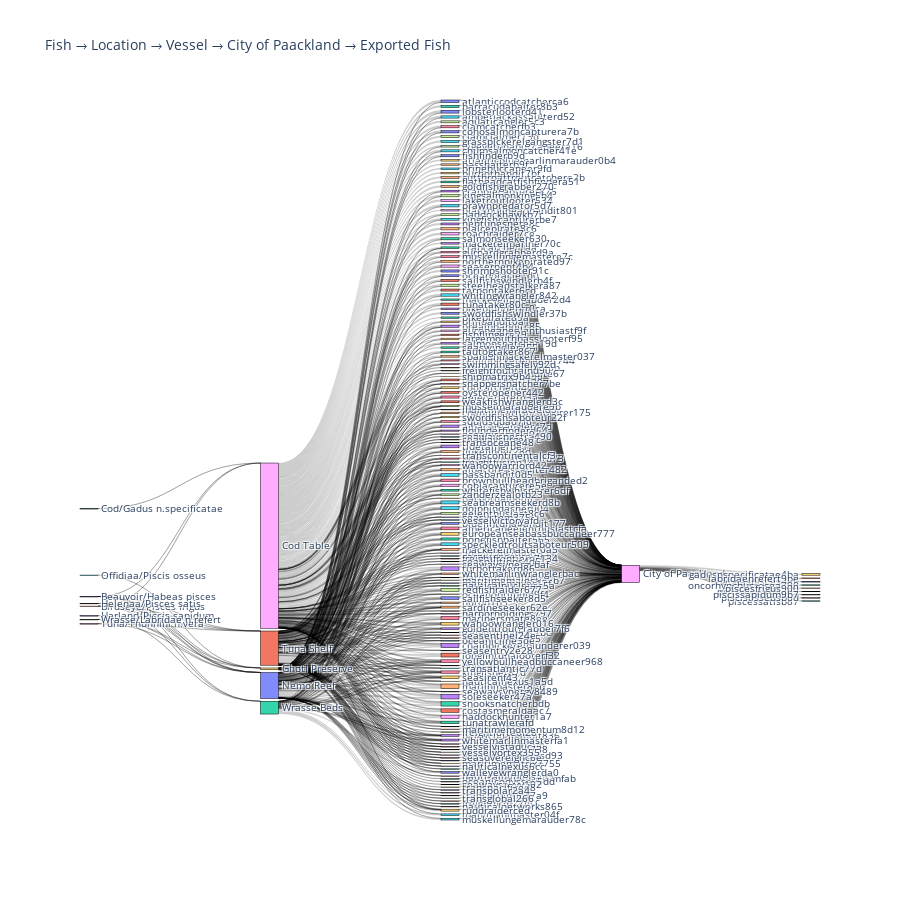

The notebook cell this image was saved under:
### Code cell
selected_city = "City of Paackland"

# --- 1️⃣ FISH → LOCATION ---
links_fish_loc = (
    fish_locations.groupby(['entity_name', 'location_id'])
    .size()
    .reset_index(name='value')
    .rename(columns={'entity_name': 'Fish', 'location_id': 'Location'})
)

# --- 2️⃣ LOCATION → VESSEL ---
links_loc_vessel = (
    ping[['source', 'target']]
    .dropna()
    .rename(columns={'source': 'Location', 'target': 'Vessel'})
    .groupby(['Location', 'Vessel'])
    .size()
    .reset_index(name='value')
)
links_loc_vessel = links_loc_vessel[
    links_loc_vessel['Location'].isin(fish_locations['location_id'].unique())
]

# --- 3️⃣ VESSEL → CITY ---
vessel_city = ping[ping['source'].isin(cities['location_id'])].copy()
links_vessel_city = (
    vessel_city[['source', 'target']]
    .dropna()
    .rename(columns={'source': 'City', 'target': 'Vessel'})
    .groupby(['Vessel', 'City'])
    .size()
    .reset_index(name='value')
)

# --- 4️⃣ CITY → FISH (dal dataset trans) ---
links_city_fish = (
    trans[['target_harbor', 'fish_id']]
    .dropna()
    .rename(columns={'target_harbor': 'City', 'fish_id': 'FishCommodity'})
    .groupby(['City', 'FishCommodity'])
    .size()
    .reset_index(name='value')
)

# --- 🔒 FILTRO: considera solo i flussi legati alla city selezionata ---
vessels_to_city = set(
    links_vessel_city.loc[links_vessel_city['City'] == selected_city, 'Vessel']
)
links_loc_vessel_f = links_loc_vessel[links_loc_vessel['Vessel'].isin(vessels_to_city)]
locations_kept = set(links_loc_vessel_f['Location'])
links_fish_loc_f = links_fish_loc[links_fish_loc['Location'].isin(locations_kept)]
links_vessel_city_f = links_vessel_city[links_vessel_city['City'] == selected_city]
links_city_fish_f = links_city_fish[links_city_fish['City'] == selected_city]

# --- 5️⃣ Combina tutti i livelli ---
links_all_filtered = pd.concat([
    links_fish_loc_f.rename(columns={'Fish': 'source_name', 'Location': 'target_name'}),
    links_loc_vessel_f.rename(columns={'Location': 'source_name', 'Vessel': 'target_name'}),
    links_vessel_city_f.rename(columns={'Vessel': 'source_name', 'City': 'target_name'}),
    links_city_fish_f.rename(columns={'City': 'source_name', 'FishCommodity': 'target_name'})  # ✅ estensione
], ignore_index=True)

# --- 6️⃣ Crea nodi e mapping ---
nodes = pd.Index(pd.concat(
    [links_all_filtered['source_name'], links_all_filtered['target_name']]
).dropna().unique())

links_all_filtered['source_id'] = links_all_filtered['source_name'].apply(nodes.get_loc)
links_all_filtered['target_id'] = links_all_filtered['target_name'].apply(nodes.get_loc)

# --- 7️⃣ Sankey finale ---
import plotly.graph_objects as go

fig = go.Figure(data=[go.Sankey(
    arrangement="snap",
    node=dict(
        label=nodes.tolist(),
        pad=20,
        thickness=18,
        line=dict(color="black", width=0.5)
    ),
    link=dict(
        source=links_all_filtered['source_id'],
        target=links_all_filtered['target_id'],
        value=links_all_filtered['value']
    )
)])

fig.update_layout(
    title_text=f"Fish → Location → Vessel → {selected_city} → Exported Fish",
    font_size=10,
    height=900
)

fig.show()

### Figure 1 — Plotly figure (JSON) as saved in the notebook; plotly's stock layout.template omitted (floating-point values rounded to 4 significant figures; data arrays with more than 128 entries replaced by an {"elided": "..."} marker saying what was removed)
{"data": [{"arrangement": "snap", "link": {"source": {"elided": "622 int values"}, "target": {"elided": "622 int values"}, "value": {"elided": "622 int values"}}, "node": {"label": {"elided": "198 str values"}, "line": {"color": "black", "width": 0.5}, "pad": 20, "thickness": 18}, "type": "sankey"}], "layout": {"font": {"size": 10}, "height": 900, "title": {"text": "Fish → Location → Vessel → City of Paackland → Exported Fish"}}}
